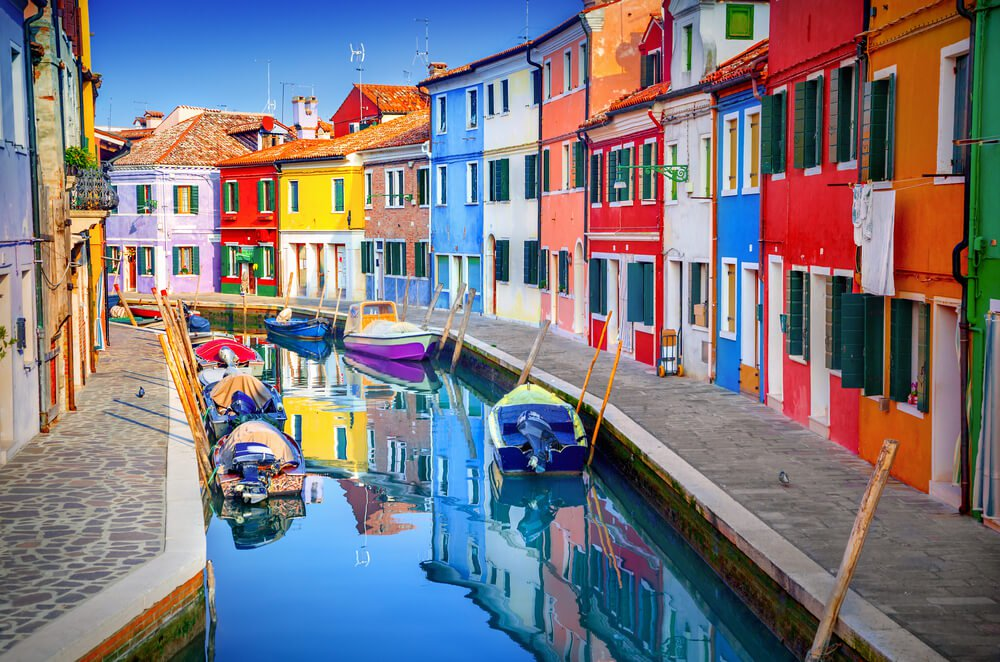
#> input picture colorpic.jpg, 1000 x 662 px, given in place of the camera
$ python color-detection-web-cam.py
#> lines starting #> are read from the running program, lines starting #| are printed output that depends on the picture; after the words box and inside, x2 and y2 are one past the last pixel; in counts of white or black regions, pixels touching at a corner belong together
import cv2
import numpy as np
import imutils

cap = cv2.VideoCapture(0)
cap.set(3, 640)
cap.set(4, 480)

while True:
    _, frame = cap.read()
#> frame is the input picture: shape (662, 1000, 3); mean B, G, R 127.2, 120.1, 124.8

    hsv = cv2.cvtColor(frame, cv2.COLOR_BGR2HSV)
    hsv = cv2.cvtColor(frame, cv2.COLOR_BGR2HSV)

    # Range for lower
    lower_red = np.array([0, 50, 50])
    upper_red = np.array([10, 255, 255])
    mask1 = cv2.inRange(hsv, lower_red, upper_red)

    lower_orange = np.array([11, 50, 50])
    upper_orange = np.array([20, 255, 255])
    mask3 = cv2.inRange(hsv, lower_orange, upper_orange)

    lower_yellow = np.array([21, 50, 50])
    upper_yellow = np.array([30, 255, 255])
    mask5 = cv2.inRange(hsv, lower_yellow, upper_yellow)

    lower_green = np.array([31, 50, 50])
    upper_green = np.array([80, 255, 255])
    mask7 = cv2.inRange(hsv, lower_green, upper_green)

    lower_light_blue = np.array([81, 50, 50])
    upper_light_blue = np.array([110, 255, 255])
    mask11 = cv2.inRange(hsv, lower_light_blue, upper_light_blue)
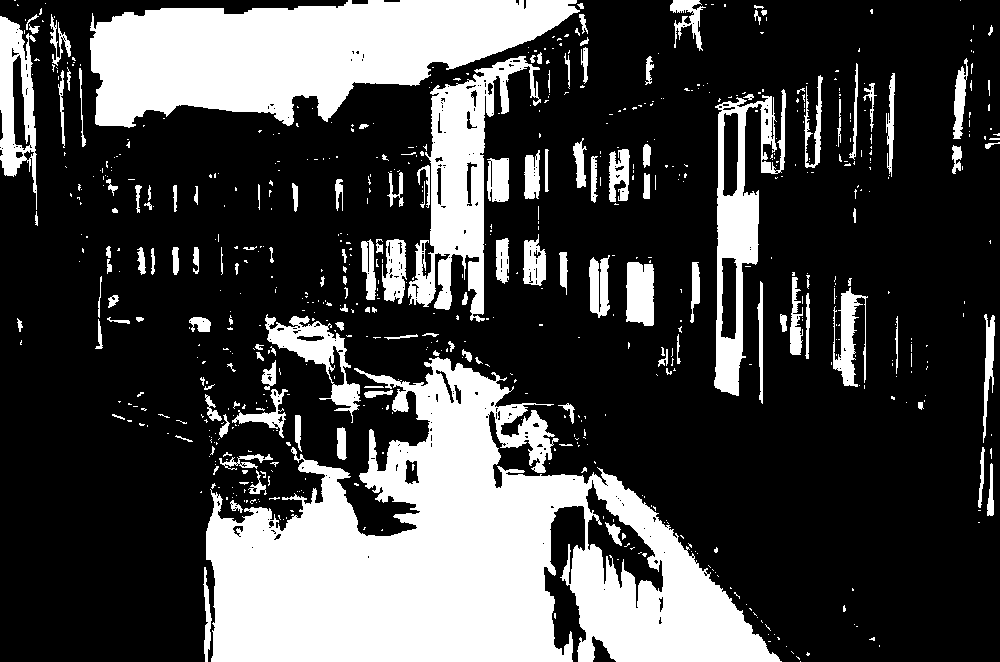
#> mask11: shape (662, 1000); 27.8% white; 692 white regions (544 under 20 px), largest, box (x1, y1, x2, y2) and area: (206, 357, 782, 662) 89648, (90, 0, 580, 128) 39667, (408, 56, 541, 322) 12412

    lower_blue = np.array([111, 50, 50])
    upper_blue = np.array([130, 255, 255])
    mask13 = cv2.inRange(hsv, lower_blue, upper_blue)

    lower_violet = np.array([131, 50, 50])
    upper_violet = np.array([140, 255, 255])
    mask15 = cv2.inRange(hsv, lower_violet, upper_violet)

    lower_purple = np.array([141, 50, 50])
    upper_purple = np.array([160, 255, 255])
    mask17 = cv2.inRange(hsv, lower_purple, upper_purple)

    lower_pink = np.array([161, 50, 50])
    upper_pink = np.array([170, 255, 255])
    mask19 = cv2.inRange(hsv, lower_pink, upper_pink)

    lower_gray = np.array([0, 0, 10])
    upper_gray = np.array([0, 0, 225])
    mask21 = cv2.inRange(hsv, lower_gray, upper_gray)

    # Range for upper range
    lower_red = np.array([170, 120, 70])
    upper_red = np.array([180, 255, 255])
    mask2 = cv2.inRange(hsv, lower_red, upper_red)

    lower_orange = np.array([181, 120, 70])
    upper_orange = np.array([190, 255, 255])
    mask4 = cv2.inRange(hsv, lower_orange, upper_orange)

    lower_yellow = np.array([191, 120, 70])
    upper_yellow = np.array([200, 255, 255])
    mask6 = cv2.inRange(hsv, lower_yellow, upper_yellow)

    lower_green = np.array([201, 120, 70])
    upper_green = np.array([250, 255, 255])
    mask8 = cv2.inRange(hsv, lower_green, upper_green)

    lower_light_blue = np.array([251, 120, 70])
    upper_light_blue = np.array([290, 255, 255])
    mask12 = cv2.inRange(hsv, lower_light_blue, upper_light_blue)

    lower_blue = np.array([291, 120, 70])
    upper_blue = np.array([300, 255, 255])
    mask14 = cv2.inRange(hsv, lower_blue, upper_blue)

    lower_violet = np.array([301, 120, 70])
    upper_violet = np.array([310, 255, 255])
    mask16 = cv2.inRange(hsv, lower_violet, upper_violet)

    lower_purple = np.array([311, 120, 70])
    upper_purple = np.array([330, 255, 255])
    mask18 = cv2.inRange(hsv, lower_purple, upper_purple)

    lower_pink = np.array([331, 120, 70])
    upper_pink = np.array([340, 255, 255])
    mask20 = cv2.inRange(hsv, lower_pink, upper_pink)

    lower_gray = np.array([361, 120, 70])
    upper_gray = np.array([380, 255, 255])
    mask22 = cv2.inRange(hsv, lower_gray, upper_gray)
    # Generating the final mask to detect red color
    mask1 = mask1 + mask2
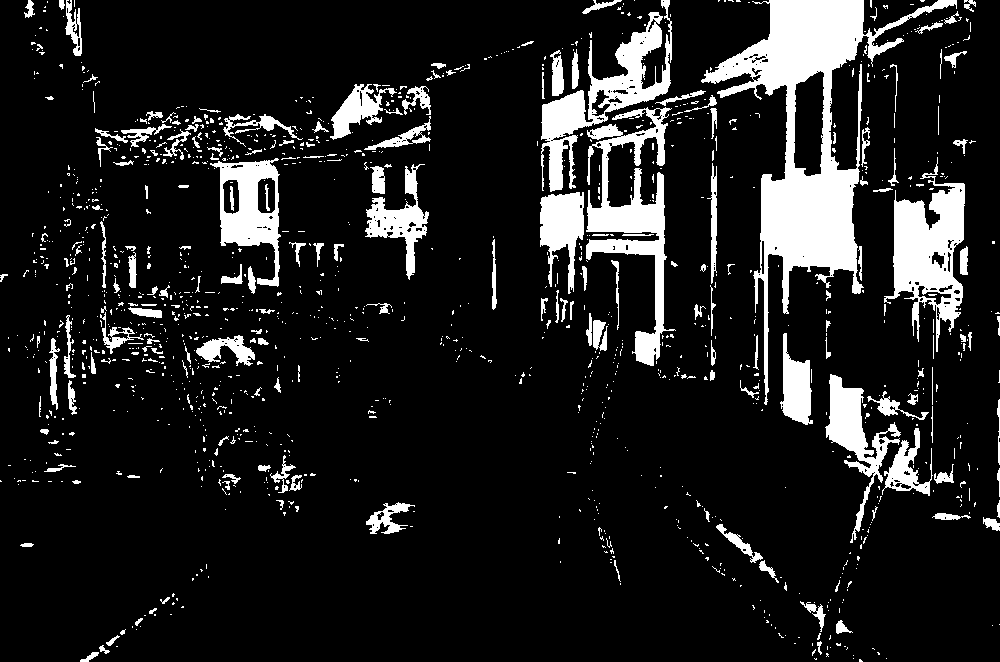
#> mask1: shape (662, 1000); 12.5% white; 1334 white regions (1139 under 20 px)
    mask3 = mask3 + mask4
    mask5 = mask5 + mask6
    mask7 = mask7 + mask8
    mask11 = mask11 + mask12
    mask13 = mask13 + mask14
    mask15 = mask15 + mask16
    mask17 = mask17 + mask18
    mask19 = mask19 + mask20
    mask21 = mask21 + mask22

    borderc1 = cv2.findContours(mask1, cv2.RETR_TREE, cv2.CHAIN_APPROX_SIMPLE)
#> borderc1 = 1611 contours, 1459 with area under 20; largest, box (x1, y1, x2, y2) and area: (701, 0, 957, 405) 23312, (884, 157, 965, 352) 7132, (586, 107, 676, 366) 6674, (541, 0, 672, 192) 6262, (210, 158, 281, 287) 4882
    borderc1 = imutils.grab_contours(borderc1)

    borderc2 = cv2.findContours(mask3, cv2.RETR_TREE, cv2.CHAIN_APPROX_SIMPLE)
#> borderc2 = 1672 contours, 1473 with area under 20; largest, box (x1, y1, x2, y2) and area: (0, 140, 300, 498) 23686, (867, 4, 970, 230) 9420, (114, 84, 431, 170) 8364, (817, 304, 934, 654) 4858, (589, 0, 663, 80) 2870
    borderc2 = imutils.grab_contours(borderc2)

    borderc3 = cv2.findContours(mask5, cv2.RETR_TREE, cv2.CHAIN_APPROX_SIMPLE)
#> borderc3 = 1108 contours, 1048 with area under 20; largest, box (x1, y1, x2, y2) and area: (278, 165, 366, 232) 4722, (282, 396, 368, 472) 3945, (33, 54, 64, 170) 1310, (82, 86, 98, 167) 520, (151, 603, 205, 662) 476
    borderc3 = imutils.grab_contours(borderc3)

    borderc4 = cv2.findContours(mask7, cv2.RETR_TREE, cv2.CHAIN_APPROX_SIMPLE)
#> borderc4 = 777 contours, 701 with area under 20; largest, box (x1, y1, x2, y2) and area: (964, 142, 1000, 504) 6499, (969, 9, 1000, 140) 3212, (103, 585, 205, 662) 1286, (725, 2, 755, 40) 964, (496, 384, 579, 406) 630
    borderc4 = imutils.grab_contours(borderc4)

    borderc6 = cv2.findContours(mask11, cv2.RETR_TREE, cv2.CHAIN_APPROX_SIMPLE)
#> borderc6 = 1002 contours, 858 with area under 20; largest, box (x1, y1, x2, y2) and area: (206, 357, 782, 662) 91879, (90, 0, 580, 128) 39036, (408, 56, 541, 322) 12354, (714, 89, 786, 396) 9347, (0, 16, 37, 210) 4472
    borderc6 = imutils.grab_contours(borderc6)

    borderc7 = cv2.findContours(mask13, cv2.RETR_TREE, cv2.CHAIN_APPROX_SIMPLE)
#> borderc7 = 1240 contours, 1159 with area under 20; largest, box (x1, y1, x2, y2) and area: (88, 0, 348, 29) 2408, (501, 404, 586, 472) 2043, (471, 0, 587, 70) 1500, (0, 151, 33, 238) 1288, (497, 447, 532, 473) 601
    borderc7 = imutils.grab_contours(borderc7)

    borderc8 = cv2.findContours(mask15, cv2.RETR_TREE, cv2.CHAIN_APPROX_SIMPLE)
#> borderc8 = 670 contours, 658 with area under 20; largest, box (x1, y1, x2, y2) and area: (345, 342, 424, 382) 1227, (137, 276, 154, 293) 160, (212, 247, 221, 281) 156, (403, 342, 428, 361) 72, (137, 219, 154, 233) 64
    borderc8 = imutils.grab_contours(borderc8)

    borderc9 = cv2.findContours(mask17, cv2.RETR_TREE, cv2.CHAIN_APPROX_SIMPLE)
#> borderc9 = 737 contours, 721 with area under 20; largest, box (x1, y1, x2, y2) and area: (612, 543, 652, 582) 484, (384, 344, 424, 360) 402, (340, 480, 366, 521) 181, (626, 528, 651, 552) 148, (367, 490, 378, 516) 110
    borderc9 = imutils.grab_contours(borderc9)

    borderc10 = cv2.findContours(mask19, cv2.RETR_TREE, cv2.CHAIN_APPROX_SIMPLE)
#> borderc10 = 962 contours, 943 with area under 20; largest, box (x1, y1, x2, y2) and area: (658, 6, 674, 83) 395, (350, 486, 366, 512) 150, (587, 137, 615, 154) 106, (556, 624, 566, 640) 88, (567, 617, 580, 633) 82
    borderc10 = imutils.grab_contours(borderc10)

    borderc11 = cv2.findContours(mask21, cv2.RETR_TREE, cv2.CHAIN_APPROX_SIMPLE)
#> borderc11 = 401 contours, 398 with area under 20; largest, box (x1, y1, x2, y2) and area: (930, 644, 958, 656) 72, (161, 542, 176, 566) 57, (178, 529, 192, 545) 30
    borderc11 = imutils.grab_contours(borderc11)

    for a in borderc1:
        Carea = cv2.contourArea(a)
        if Carea > 1500:
            cv2.drawContours(frame, [a], -1, (0, 255, 0), 1)
            centroid = cv2.moments(a)
            cx = int(centroid["m10"] / centroid["m00"])
            cy = int(centroid["m01"] / centroid["m00"])
            cv2.circle(frame, (cx, cy), 1, (0, 0, 0), 0)
            cv2.putText(frame, "Red", (cx - 10, cy - 5), cv2.FONT_HERSHEY_SIMPLEX, 0.4, (255, 255, 255))
#> this loop made 1611 passes
#> (Carea, cx, cy) on passes 467, 660, 1010, 1061: (3051.5, 853, 431), (1657, 795, 387), (2417, 561, 225), (2269, 399, 220)

    for a in borderc2:
        Carea = cv2.contourArea(a)
        if Carea > 1500:
            cv2.drawContours(frame, [a], -1, (0, 255, 0), 1)
            centroid = cv2.moments(a)
            cx = int(centroid["m10"] / centroid["m00"])
            cy = int(centroid["m01"] / centroid["m00"])
            cv2.circle(frame, (cx, cy), 1, (0, 0, 0), 0)
            cv2.putText(frame, "Orange", (cx - 20, cy - 10), cv2.FONT_HERSHEY_SIMPLEX, 0.4, (255, 255, 255))
#> this loop made 1672 passes
#> (Carea, cx, cy) on passes 57, 520, 958, 1362: (2167.5, 149, 616), (4857.5, 881, 481), (23686, 109, 326), (8363.5, 266, 137)

    for a in borderc3:
        Carea = cv2.contourArea(a)
        if Carea > 1500:
            cv2.drawContours(frame, [a], -1, (0, 255, 0), 1)
            centroid = cv2.moments(a)
            cx = int(centroid["m10"] / centroid["m00"])
            cy = int(centroid["m01"] / centroid["m00"])
            cv2.circle(frame, (cx, cy), 1, (0, 0, 0), 0)
            cv2.putText(frame, "Yellow", (cx - 10, cy - 10), cv2.FONT_HERSHEY_SIMPLEX, 0.4, (255, 255, 255))
#> this loop made 1108 passes
#> (Carea, cx, cy) on passes 322, 904: (3945, 328, 432), (4722.5, 321, 201)

    for a in borderc4:
        Carea = cv2.contourArea(a)
        if Carea > 1500:
            cv2.drawContours(frame, [a], -1, (0, 255, 0), 1)
            centroid = cv2.moments(a)
            cx = int(centroid["m10"] / centroid["m00"])
            cy = int(centroid["m01"] / centroid["m00"])
            cv2.circle(frame, (cx, cy), 1, (0, 0, 0), 0)
            cv2.putText(frame, "Green", (cx - 10, cy - 10), cv2.FONT_HERSHEY_SIMPLEX, 0.4, (255, 255, 255))
#> this loop made 777 passes
#> (Carea, cx, cy) on passes 629, 763: (6499, 981, 266), (3212.5, 985, 77)

    for a in borderc6:
        Carea = cv2.contourArea(a)
        if Carea > 1500:
            cv2.drawContours(frame, [a], -1, (0, 255, 0), 1)
            centroid = cv2.moments(a)
            cx = int(centroid["m10"] / centroid["m00"])
            cy = int(centroid["m01"] / centroid["m00"])
            cv2.circle(frame, (cx, cy), 1, (0, 0, 0), 0)
            cv2.putText(frame, "Light Blue", (cx - 10, cy - 10), cv2.FONT_HERSHEY_SIMPLEX, 0.4, (255, 255, 255))
#> this loop made 1002 passes
#> (Carea, cx, cy) on passes 228, 265, 393, 488: (91879, 463, 558), (3656, 620, 545), (3234.5, 317, 354), (1526.5, 639, 293)
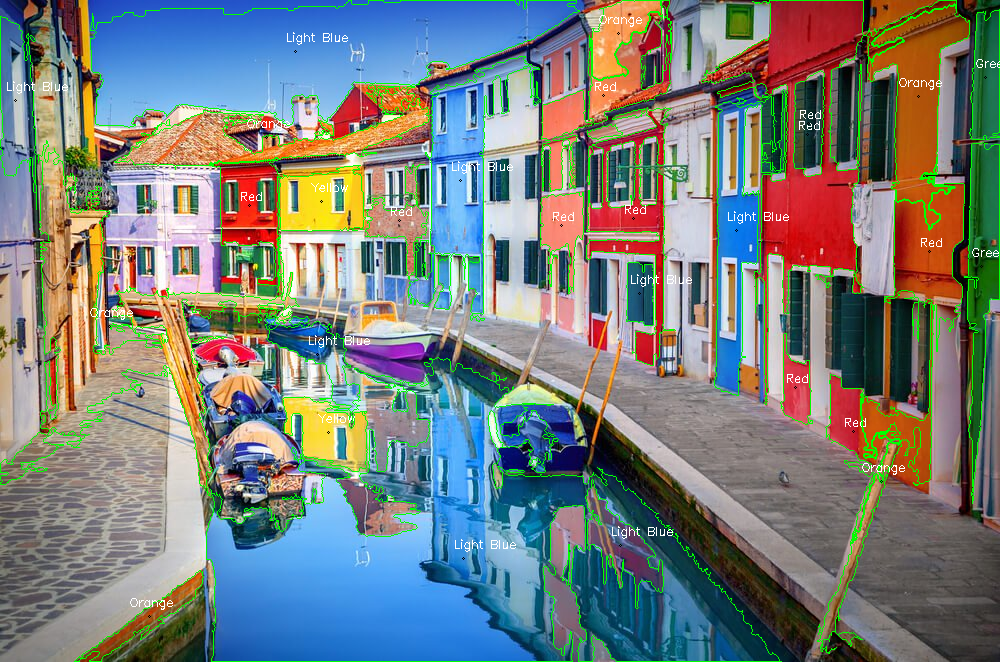
#> frame: shape (662, 1000, 3); mean B, G, R 123.6, 126.7, 119.8

    for a in borderc7:
        Carea = cv2.contourArea(a)
        if Carea > 1500:
            cv2.drawContours(frame, [a], -1, (0, 255, 0), 1)
            centroid = cv2.moments(a)
            cx = int(centroid["m10"] / centroid["m00"])
            cy = int(centroid["m01"] / centroid["m00"])
            cv2.circle(frame, (cx, cy), 1, (0, 0, 0), 0)
            cv2.putText(frame, "Blue", (cx - 10, cy - 10), cv2.FONT_HERSHEY_SIMPLEX, 0.4, (255, 255, 255))
#> this loop made 1240 passes
#> (Carea, cx, cy) on passes 356, 1233: (2043, 554, 436), (2408.5, 190, 5)
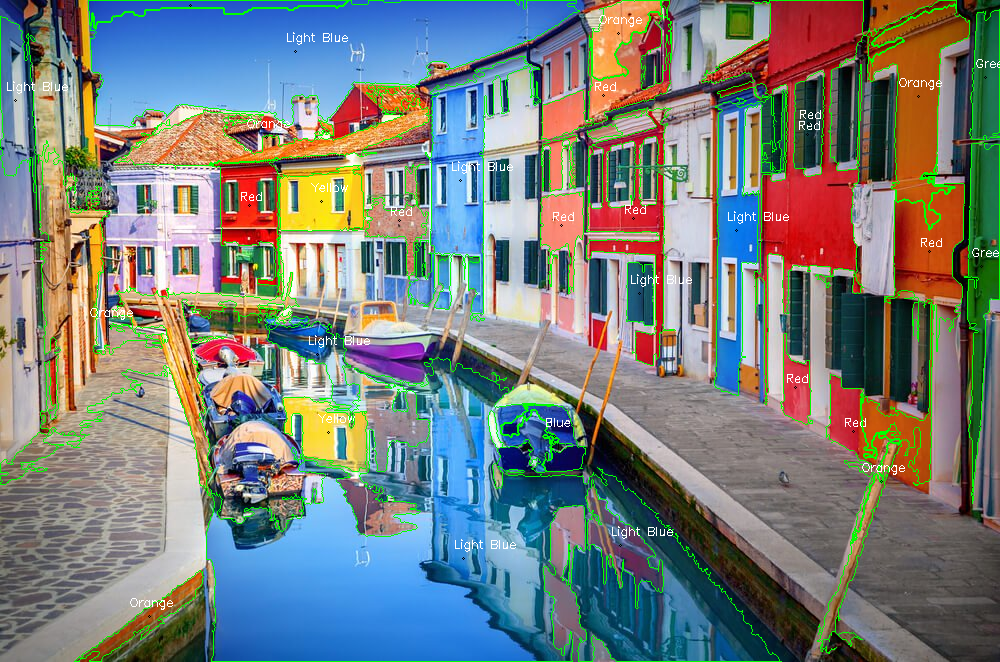
#> frame: shape (662, 1000, 3); 0.16% of pixels changed, all inside (x1, y1, x2, y2) = (88, 0, 586, 472)

    for a in borderc8:
        Carea = cv2.contourArea(a)
        if Carea > 1500:
            cv2.drawContours(frame, [a], -1, (0, 255, 0), 1)
            centroid = cv2.moments(a)
            cx = int(centroid["m10"] / centroid["m00"])
            cy = int(centroid["m01"] / centroid["m00"])
            cv2.circle(frame, (cx, cy), 1, (0, 0, 0), 0)
            cv2.putText(frame, "Violet", (cx - 10, cy - 10), cv2.FONT_HERSHEY_SIMPLEX, 0.4, (255, 255, 255))
#> this loop made 670 passes
#> Carea on pass 21: 34

    for a in borderc9:
        Carea = cv2.contourArea(a)
        if Carea > 1500:
            cv2.drawContours(frame, [a], -1, (0, 255, 0), 1)
            centroid = cv2.moments(a)
            cx = int(centroid["m10"] / centroid["m00"])
            cy = int(centroid["m01"] / centroid["m00"])
            cv2.circle(frame, (cx, cy), 1, (0, 0, 0), 0)
            cv2.putText(frame, "Purple", (cx - 10, cy - 1), cv2.FONT_HERSHEY_SIMPLEX, 0.4, (255, 255, 255))
#> this loop made 737 passes
#> Carea on passes 16, 35, 36: 31, 483.5, 25.5

    for a in borderc10:
        Carea = cv2.contourArea(a)
        if Carea > 1500:
            cv2.drawContours(frame, [a], -1, (0, 255, 0), 1)
            centroid = cv2.moments(a)
            cx = int(centroid["m10"] / centroid["m00"])
            cy = int(centroid["m01"] / centroid["m00"])
            cv2.circle(frame, (cx, cy), 1, (0, 0, 0), 0)
            cv2.putText(frame, "Pink", (cx - 10, cy - 10), cv2.FONT_HERSHEY_SIMPLEX, 0.4, (255, 255, 255))
#> this loop made 962 passes
#> Carea on passes 11, 12, 14: 87.5, 25, 81.5

    for a in borderc11:
        Carea = cv2.contourArea(a)
        if Carea > 1500:
            b = cv2.drawContours(frame, [a], -1, (0, 255, 0), 1)
            centroid = cv2.moments(a)
            cx = int(centroid["m10"] / centroid["m00"])
            cy = int(centroid["m01"] / centroid["m00"])
            cv2.circle(frame, (cx, cy), 1, (0, 0, 0), 0)
            cv2.putText(frame, "Gray", (cx - 10, cy - 10), cv2.FONT_HERSHEY_SIMPLEX, 0.4, (255, 255, 255))
#> this loop made 401 passes
#> Carea on pass 12: 72.5

    if cv2.waitKey(1) & 0xFF == ord('q'):
#> (key q is pressed here)
        break
    cv2.imshow("result", frame)

cap.release()
cv2.destroyAllWindows()
